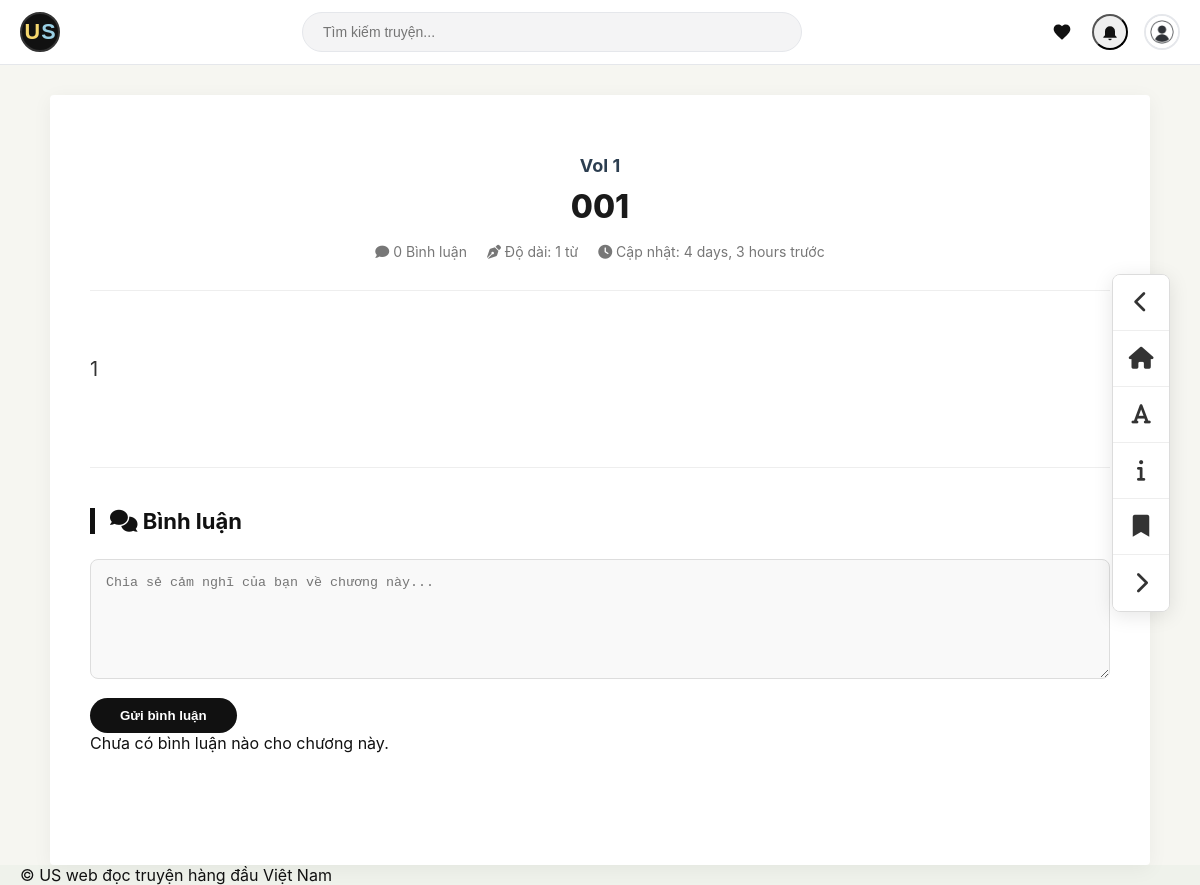
The page /truyen/ouroboros-ii-phe-than/001/ (signed in) on the database its author committed.
### doctruyen/models.py (models this page shows, shortened)
class Chuong(models.Model):
    volume = models.ForeignKey(
        Volume,
        on_delete=models.CASCADE,
        related_name="chuongs",
        null=True
    )
    so_chuong = models.PositiveIntegerField()
    ten = models.CharField(max_length=200)
    noi_dung = models.TextField()
    ngay_dang = models.DateTimeField(auto_now_add=True)
    slug = models.SlugField(max_length=250, blank=True)
    class Meta:
        ordering = ["so_chuong"]
        unique_together = ("volume", "slug")

class Volume(models.Model):
    truyen = models.ForeignKey(
        Truyen,
        on_delete=models.CASCADE,
        related_name="volumes"
    )
    so_volume = models.PositiveIntegerField()
    ten = models.CharField(max_length=200, blank=True)
    mo_ta = models.TextField(blank=True, null=True)
    class Meta:
        ordering = ["so_volume"]
        unique_together = ("truyen", "so_volume")

### doctruyen/views.py (the view)
# urls.py: path('truyen/<slug:truyen_slug>/<slug:chuong_slug>/', views.chuong_detail, name='chuong-detail'),
def chuong_detail(request, truyen_slug, chuong_slug):
    chuong = get_object_or_404(Chuong, volume__truyen__slug=truyen_slug, slug=chuong_slug)
    truyen = chuong.volume.truyen
    if request.user.is_authenticated:
        LichSuDoc.objects.update_or_create(
            user=request.user,
            truyen=truyen,
            defaults={'chuong_vua_doc': chuong}
        )
    volumes_list = truyen.volumes.all().prefetch_related('chuongs')
    prev_chuong = Chuong.objects.filter(
        volume__truyen=truyen
    ).filter(
        models.Q(volume__so_volume__lt=chuong.volume.so_volume) |
        models.Q(volume__so_volume=chuong.volume.so_volume, so_chuong__lt=chuong.so_chuong)
    ).order_by('-volume__so_volume', '-so_chuong').first()
    next_chuong = Chuong.objects.filter(
        volume__truyen=truyen
    ).filter(
        models.Q(volume__so_volume__gt=chuong.volume.so_volume) |
        models.Q(volume__so_volume=chuong.volume.so_volume, so_chuong__gt=chuong.so_chuong)
    ).order_by('volume__so_volume', 'so_chuong').first()
    return render(request, 'doctruyen/chuong_detail.html', {
        'chuong': chuong,
        'truyen': truyen,
        'volumes_list': volumes_list,
        'prev_chuong': prev_chuong,
        'next_chuong': next_chuong,
    })

### doctruyen/models.py (called while the page is built)
    def get_absolute_url(self):
        return reverse('truyen-detail', kwargs={'slug': self.slug})

### doctruyen/templates/doctruyen/chuong_detail.html (shortened to what this page needs)
{% extends "base.html" %}
{% load static %}
{% block extra_css %}
<link rel="stylesheet" href="{% static 'css/chuong_detail.css' %}">
<link rel="stylesheet" href="https://cdnjs.cloudflare.com/ajax/libs/font-awesome/6.0.0/css/all.min.css">
{% endblock %}
{% block content %}
<div class="reader-container" id="reader-container">
    <aside class="reader-toolbar">
        {% if prev_chuong %}
            <a href="{% url 'chuong-detail' truyen.slug prev_chuong.slug %}" class="nav-btn"><i class="fas fa-chevron-left"></i></a>
        {% else %}
            <button class="nav-btn disabled"><i class="fas fa-chevron-left"></i></button>
        {% endif %}
        <a href="{{ truyen.get_absolute_url }}" class="nav-btn"><i class="fas fa-home"></i></a>
        <button id="btn-settings" class="nav-btn"><i class="fas fa-font"></i></button>
        <button id="btn-toc" class="nav-btn"><i class="fas fa-info"></i></button>
        <button id="btn-bookmark" class="nav-btn"><i class="fas fa-bookmark"></i></button>
        {% if next_chuong %}
            <a href="{% url 'chuong-detail' truyen.slug next_chuong.slug %}" class="nav-btn"><i class="fas fa-chevron-right"></i></a>
        {% else %}
            <button class="nav-btn disabled"><i class="fas fa-chevron-right"></i></button>
        {% endif %}
    </aside>
    <article class="reader-main" id="reader-main">
        <header class="chapter-header">
            <h2 class="vol-title">{{ chuong.volume.ten|default:"Tập mới" }}</h2>
            <h1 class="chuong-title">{{ chuong.ten }}</h1>
            <div class="chuong-meta">
                <span><i class="fas fa-comment"></i> {{ chuong.comments.count|default:0 }} Bình luận</span>
                <span><i class="fas fa-pen-nib"></i> Độ dài: {{ chuong.noi_dung|wordcount }} từ</span>
                <span><i class="fas fa-clock"></i> Cập nhật: {{ chuong.ngay_dang|timesince }} trước</span>
            </div>
        </header>
        <div class="chapter-content" id="chapter-content">
            {{ chuong.noi_dung|linebreaks }}
        </div>
        <section class="comment-section-box">
            <h3 class="box-title"><i class="fas fa-comments"></i> Bình luận</h3>
            <div class="comment-input-area">
                <textarea id="comment-text" placeholder="Chia sẻ cảm nghĩ của bạn về chương này..."></textarea>
                <div class="action-bar">
                    <button class="btn-send-comment">Gửi bình luận</button>
                </div>
            </div>
            <div class="comments-list">
                {% for comment in chuong.comments.all %}
                <div class="comment-item">
                    <span class="user-name">{{ comment.user.username }}</span>
                    <p class="comment-body">{{ comment.noi_dung }}</p>
                </div>
                {% empty %}
                <p class="no-comment">Chưa có bình luận nào cho chương này.</p>
                {% endfor %}
            </div>
        </section>
    </article>
</div>
{% endblock %}

### static/css/style.css (style rules this page uses)
*, *::before, *::after { box-sizing: border-box; margin: 0; padding: 0; }
body { background-color: #EFF2EB; font-family: -apple-system, BlinkMacSystemFont, "Segoe UI", Roboto, sans-serif; color: #111; }

### static/css/chuong_detail.css (style rules this page uses)
.reader-container { display: flex; justify-content: center; background-color: #f6f6f1; min-height: 100vh; padding-top: 30px; }
.reader-main { max-width: 1100px; width: 100%; padding: 60px 40px; background-color: #ffffff; box-shadow: 0 4px 20px rgba(0,0,0,0.05); border-radius: 4px; }
.chapter-header { text-align: center; margin-bottom: 60px; border-bottom: 1px solid #eee; padding-bottom: 30px; }
.vol-title { font-size: 18px; color: #2c3e50; font-weight: 700; margin-bottom: 10px; text-transform: none; }
.chuong-title { font-size: 32px; color: #1a1a1a; font-weight: 800; margin-bottom: 15px; line-height: 1.3; }
.chuong-meta { display: flex; justify-content: center; gap: 20px; color: #777; font-size: 14px; }
.chapter-content { font-size: 20px; line-height: 1.8; color: #333; text-align: justify; word-wrap: break-word; }
.chapter-content p { margin-bottom: 25px !important; display: block; }
.comment-section-box { margin-top: 80px; padding-top: 40px; border-top: 1px solid #eee; }
.box-title { font-size: 22px; margin-bottom: 25px; border-left: 5px solid #111; padding-left: 15px; }
.comment-input-area textarea { width: 100%; height: 120px; padding: 15px; border: 1px solid #ddd; border-radius: 8px; background: #f9f9f9; resize: vertical; }
.action-bar { margin-top: 15px; text-align: left; }
.btn-send-comment { background: #111; color: #fff; border: none; padding: 10px 30px; border-radius: 25px; font-weight: bold; cursor: pointer; transition: 0.3s; }
.reader-toolbar { position: fixed; right: 30px; top: 50%; transform: translateY(-50%); display: flex; flex-direction: column; background: #fff; border: 1px solid #dcdcdc; border-radius: 8px; box-shadow: 0 4px 20px rgba(0,0,0,0.1); z-index: 1000; overflow: hidden; }
.reader-toolbar .nav-btn, .reader-toolbar a, .reader-toolbar button { width: 56px; height: 56px; display: flex; align-items: center; justify-content: center; background: #fff; color: #333; text-decoration: none; border: none; border-bottom: 1px solid #eee; cursor: pointer; transition: background 0.2s; margin: 0; }
.reader-toolbar .nav-btn:last-child, .reader-toolbar a:last-child, .reader-toolbar button:last-child { border-bottom: none; }
.reader-toolbar i { font-size: 22px; }

### static/css/login.css (style rules this page uses)
:root { --auth-yellow: #fff3c4; --auth-yellow-strong: #ffe08a; --auth-blue: #e6f4ff; --auth-blue-strong: #7ec8ff; --auth-text-main: #1f2937; --auth-text-sub: #6b7280; --auth-border: #e5e7eb; --auth-danger: #ef4444; --auth-radius: 18px; --auth-gradient: linear-gradient( 135deg, #6366f1 0%, #ec4899 100% ); }

### rows shown on the page
Chuong: volume.ten "Vol 1", ten "001", comments.count "0", noi_dung "1", ngay_dang "4 days, 3 hours"
